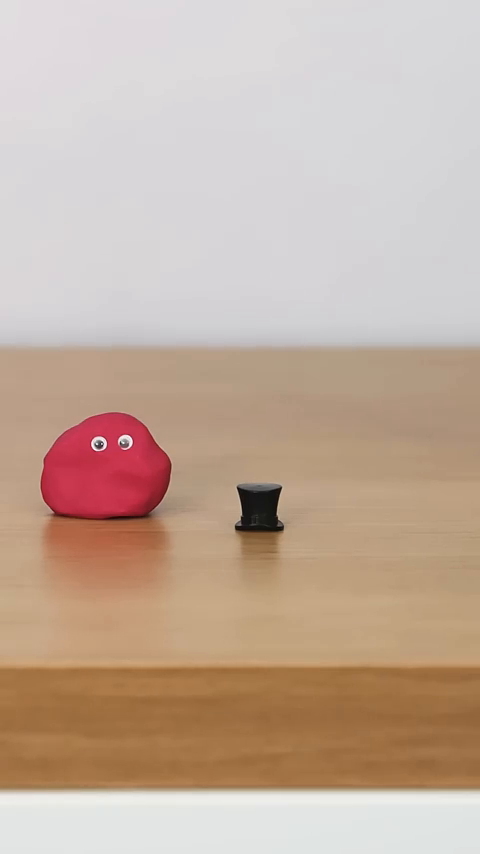
#> input picture frame 30 of Calc Numérico/Trabalho/video2.mp4, 480 x 854 px, given in place of video_gray.mp4, which was not available
$ python final.py
#> lines starting #> are read from the running program, lines starting #| are printed output that depends on the picture
import os
import cv2
import numpy as np
import matplotlib.pyplot as plt
from jacobi import solve_svd_jacobi

video_path = 'video.mp4'

output_dir = "results"
svd_dir = "SVDs"
video_name = os.path.splitext(os.path.basename(video_path))[0]
svd_file = os.path.join(svd_dir, f"{video_name}_svd_gray.npz")

os.makedirs(output_dir, exist_ok=True)
os.makedirs(svd_dir, exist_ok=True)

# [20 lines left out: function plotar_decaimento, not called in this run]


def get_gray_frames():
    cap = cv2.VideoCapture(f"{video_name}_gray.mp4")

    if not cap.isOpened():
        print("Erro ao abrir o vídeo em escala de cinza.")
        return

    reslx = int(cap.get(cv2.CAP_PROP_FRAME_WIDTH))
    resly = int(cap.get(cv2.CAP_PROP_FRAME_HEIGHT))

    print(f"Dimensões: {reslx}x{resly}")

    gray_frames = []

    print("Lendo vídeo em escala de cinza...")

    while True:

        ret, frame = cap.read()
#> frame is the input picture: shape (854, 480, 3); mean B, G, R 159.8, 174.7, 196.4

        if not ret:
            break

        if len(frame.shape) == 3:
            frame = frame[:, :, 0]
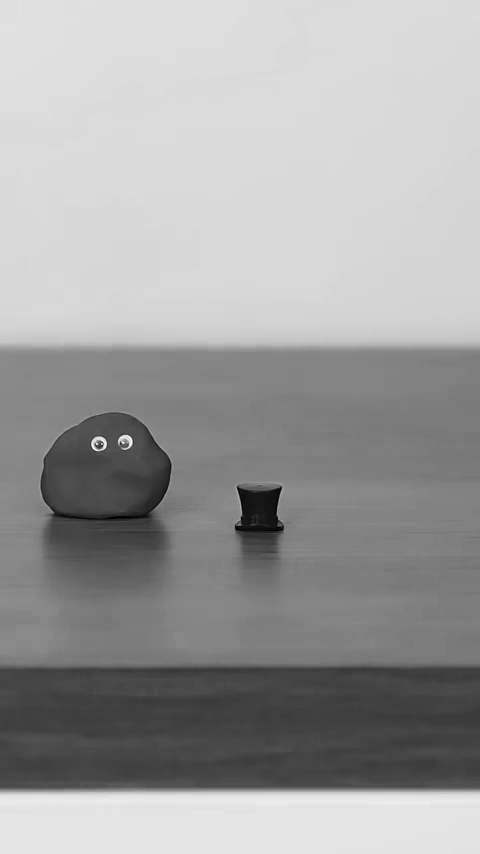
#> frame: shape (854, 480); min 0, max 255, mean 159.8

        gray_frames.append(
            frame.flatten()
        )

    cap.release()
    return gray_frames, reslx, resly


def get_SVD(svd_file, video_path, force_recompute=False):

    # Verifica se o SVD já foi calculado anteriormente para evitar recálculo
    if os.path.exists(svd_file) and not force_recompute:

        print(f"Carregando SVD salva: {svd_file}")

        data = np.load(svd_file)

        U = data["U"]
        S = data["S"]
        VT = data["VT"]
        A = data["A"]

        reslx = int(data["reslx"])
        resly = int(data["resly"])

        return A, U, S, VT, reslx, resly

    else:

        # Busca o vídeo gerado após o pré-processamento
        gray_frames, reslx, resly = get_gray_frames()

        A = np.array(gray_frames).T.astype(np.float64)

        print(f"Matriz A: {A.shape}")

        print("Calculando SVD...")

        U, S, VT = solve_svd_jacobi(A)

        np.savez_compressed(
            svd_file,
            U=U,
            S=S,
            VT=VT,
            A=A,
            reslx=reslx,
            resly=resly
        )

        print(f"SVD salva em {svd_file}")

        return A, U, S, VT, reslx, resly


# [187 lines left out: functions create_comparison_frame, generate_videos, not called in this run]

def main():
    # Calcula o SVD
    A, U, S, VT, reslx, resly = get_SVD(svd_file, video_path, True)

    # Faz o isolamento do fundo e gera os vídeos para comparação
    generate_videos(A, U, S, VT, reslx, resly, video_path, k=5, threshold=30)


main()

$ run again, starting later in the video
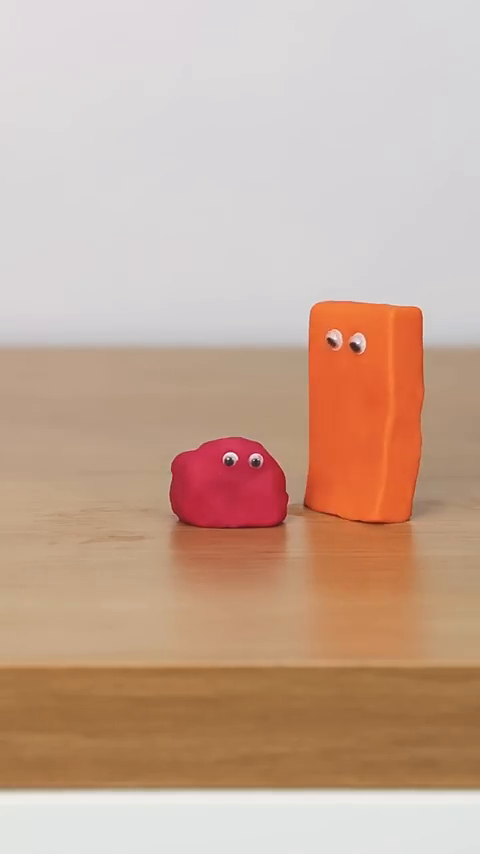
#> input picture frame 137 of Calc Numérico/Trabalho/video2.mp4, 480 x 854 px, given in place of video_gray.mp4, which was not available
#> in get_gray_frames, frame is the input picture: shape (854, 480, 3); mean B, G, R 153.1, 170.8, 200.5
#> in get_gray_frames, `frame = frame[:, :, 0]`:
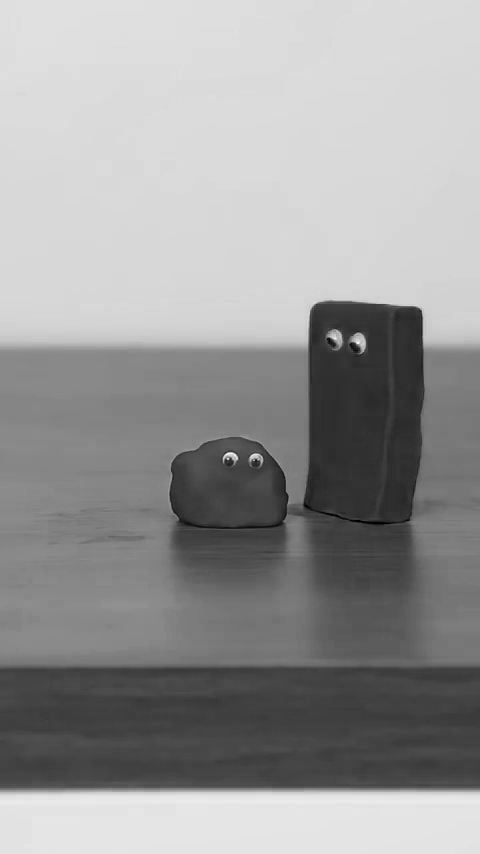
#> frame: shape (854, 480); min 0, max 252, mean 153.1

$ run again, starting later in the video
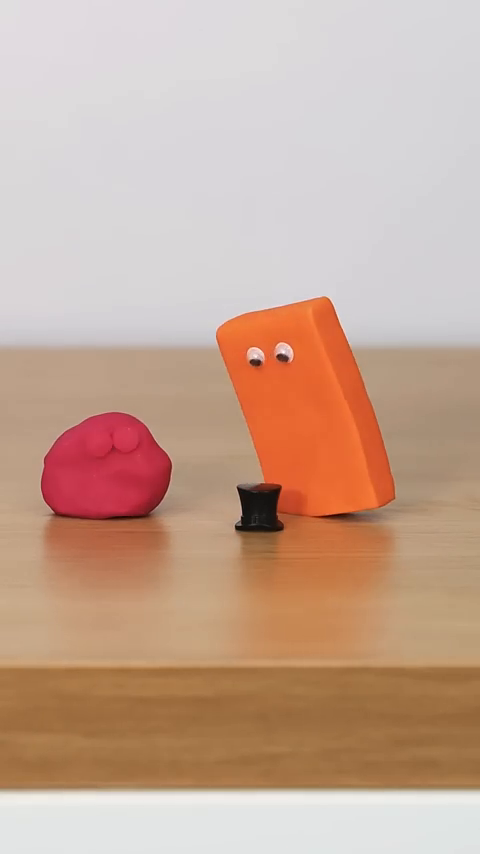
#> input picture frame 244 of Calc Numérico/Trabalho/video2.mp4, 480 x 854 px, given in place of video_gray.mp4, which was not available
#> in get_gray_frames, frame is the input picture: shape (854, 480, 3); mean B, G, R 150.9, 168.6, 199.4
#> in get_gray_frames, `frame = frame[:, :, 0]`:
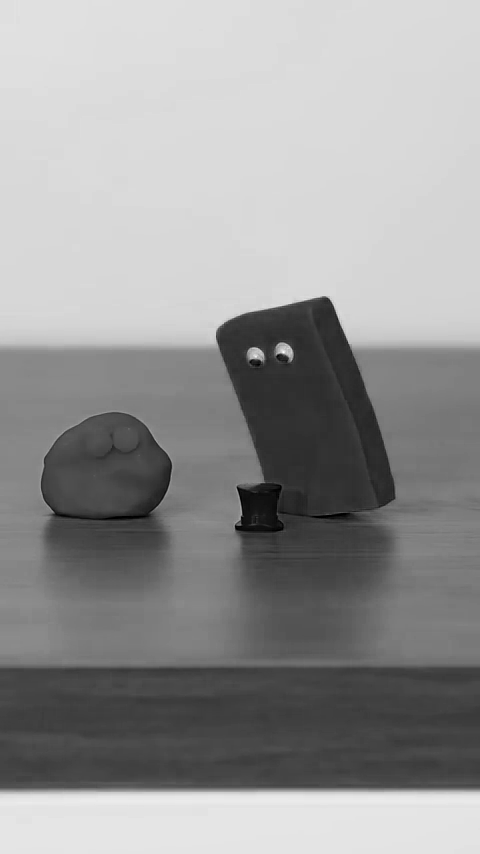
#> frame: shape (854, 480); min 0, max 255, mean 150.9
